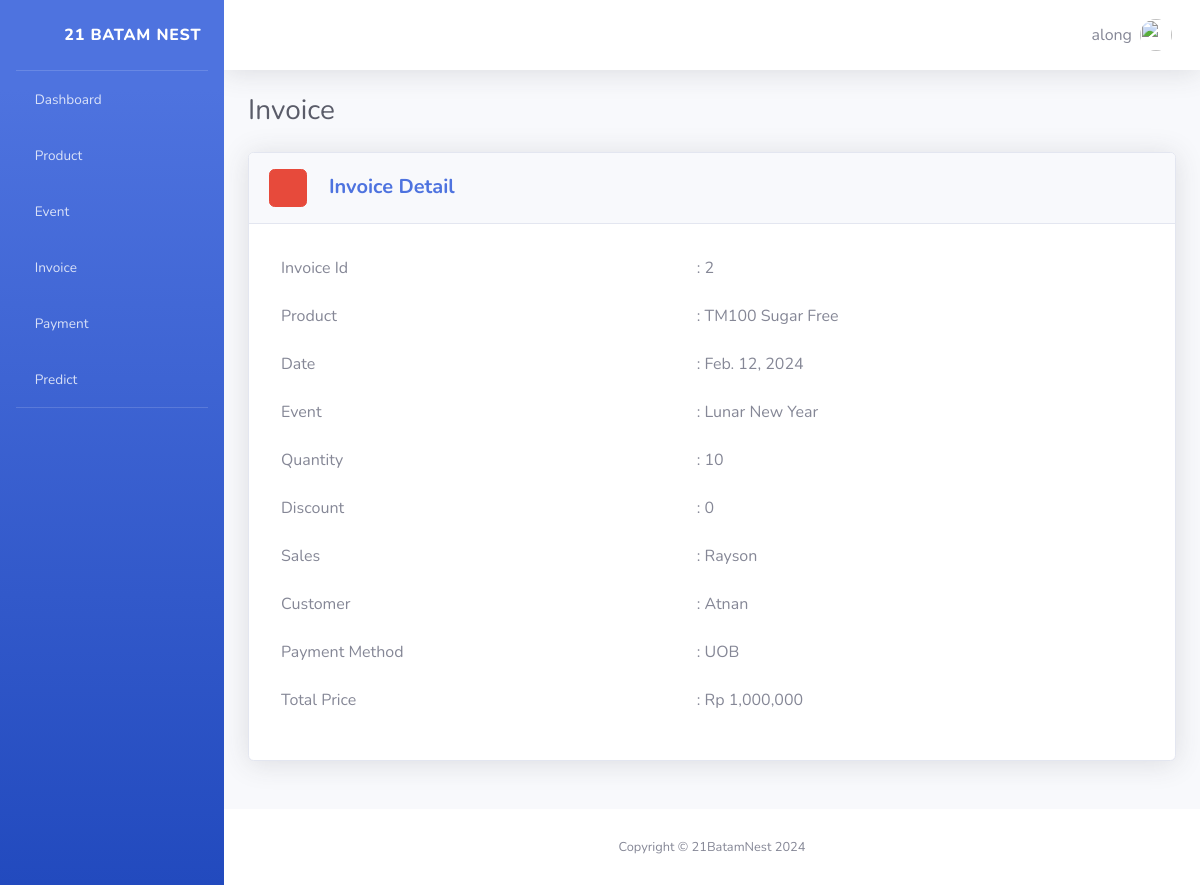
The app's page /invoice/viewinvoice/2/ (signed in) with its own data.
### apps/models.py (models this page shows)
class Product(models.Model):
    product_name = models.CharField(max_length=100)
    description = models.TextField(max_length=300, null=True)
    price = models.IntegerField()

class Invoice(models.Model):
    product = models.ForeignKey(Product, on_delete=models.CASCADE)
    event = models.ForeignKey(Event, on_delete=models.CASCADE)
    quantity = models.IntegerField()
    total_price = models.IntegerField()
    date = models.DateField(auto_now=True,)
    discount = models.IntegerField()
    payment_method = models.CharField(max_length=100)
    customer = models.CharField(max_length=100)
    sales = models.CharField(max_length=100)

class Event(models.Model):
    event_name = models.CharField(max_length=100)
    description = models.TextField(max_length=300, null=True)

class Payment_Method(models.Model):
    payment_method = models.CharField(max_length=100)
    account_number = models.CharField(max_length=100)

### apps/views.py (the view)
# urls.py: path('invoice/viewinvoice/<int:id>/', views.view_invoice, name='view_invoice'),
def view_invoice(request: HttpRequest, id) -> HttpResponse:
    auth = auth_check(request)
    if auth is not None:
        return auth
    invoice = Invoice.objects.get(id=id)
    payment_method = Payment_Method.objects.get(id=invoice.payment_method)
    listinvoice = {
        'id': invoice.id,
        'product': invoice.product.product_name,
        'event': invoice.event.event_name,
        'quantity': invoice.quantity,
        'total_price': invoice.total_price,
        'date': invoice.date,
        'discount': invoice.discount,
        'payment_method': payment_method.payment_method,
        'customer': invoice.customer,
        'sales': invoice.sales,
    }
    print(invoice.payment_method)
    return render(request, "apps/detail_invoice.html", {"invoice": listinvoice})

### apps/views.py (called while the page is built)
def auth_check(request):
    if not request.user.is_authenticated:
        return redirect("login")
    return None

### apps/templates/apps/detail_invoice.html (shortened to what this page needs)
<!DOCTYPE html>
<html lang="en">
  {% load static %} {% include "apps/partials/header.html" %}
  <body id="page-top">
    <div id="wrapper">
      {% include "partials/sidebar.html" %}
      <div id="content-wrapper" class="d-flex flex-column">
        <div id="content">
          {% include 'apps/partials/navbar.html' %}
          <div class="container-fluid">
            <div
              class="d-sm-flex align-items-center justify-content-between mb-4"
            >
              <h1 class="h3 mb-0 text-gray-800">Invoice</h1>
            </div>
            <div class="row">
              <div class="col-lg mb-4">
                <div class="card shadow mb-4">
                  <div class="card-header py-3">
                    <h5 class="m-0 font-weight-bold text-primary">
                      <a href="/apps/invoice" class="btn btn-danger mr-3">
                        <i class="fa fa-minus"></i>
                      </a>
                      Invoice Detail
                    </h5>
                  </div>
                  <div class="card-body">
                    <div class="text">
                      <table class="table table-borderless">
                        <tbody>
                          <tr>
                            <td>Invoice Id</td>
                            <td>: {{ invoice.id }}</td>
                          </tr>
                          <tr>
                            <td>Product</td>
                            <td>: {{ invoice.product }}</td>
                          </tr>
                          <tr>
                            <td>Date</td>
                            <td>: {{ invoice.date }}</td>
                          </tr>
                          <tr>
                            <td>Event</td>
                            <td>: {{ invoice.event }}</td>
                          </tr>
                          <tr>
                            <td>Quantity</td>
                            <td>: {{ invoice.quantity }}</td>
                          </tr>
                          <tr>
                            <td>Discount</td>
                            <td>: {{ invoice.discount }}</td>
                          </tr>
                          <tr>
                            <td>Sales</td>
                            <td>: {{ invoice.sales }}</td>
                          </tr>
                          <tr>
                            <td>Customer</td>
                            <td>: {{ invoice.customer }}</td>
                          </tr>
                          <tr>
                            <td>Payment Method</td>
                            <td>: {{ invoice.payment_method }}</td>
                          </tr>
                          <tr>
                            <td>Total Price</td>
                            <td id="totalPrice"></td>
                          </tr>
                        </tbody>
                      </table>
                    </div>
                  </div>
                </div>
              </div>
            </div>
          </div>
        </div>
        {% include "apps/partials/footer.html" %}
      </div>
    </div>
  </body>
</html>

### apps/templates/apps/partials/navbar.html (shortened to what this page needs)
{% load static %}
<nav
  class="navbar navbar-expand navbar-light bg-white topbar mb-4 static-top shadow"
>
  <ul class="navbar-nav ml-auto">
    <li class="nav-item dropdown no-arrow">
      <a
        class="nav-link dropdown-toggle"
        href="#"
        id="userDropdown"
        role="button"
        data-toggle="dropdown"
        aria-haspopup="true"
        aria-expanded="false"
      >
        <span class="mr-2 d-none d-lg-inline text-gray-600 medium">
          {{ user.username }}
        </span>
        <img
          class="img-profile rounded-circle"
          src="{% static 'apps/img/undraw_profile.svg'%}"
        />
      </a>
    </li>
  </ul>
</nav>

### records on screen
Product: product "TM100 Sugar Free"
Invoice: date "Feb. 12, 2024", sales "Rayson", customer "Atnan"
Event: event "Lunar New Year"
Payment_Method: payment_method "UOB"

### other values on screen
{{ user.username }} "along"
{{ invoice.id }} "2"
{{ invoice.quantity }} "10"
{{ invoice.discount }} "0"
